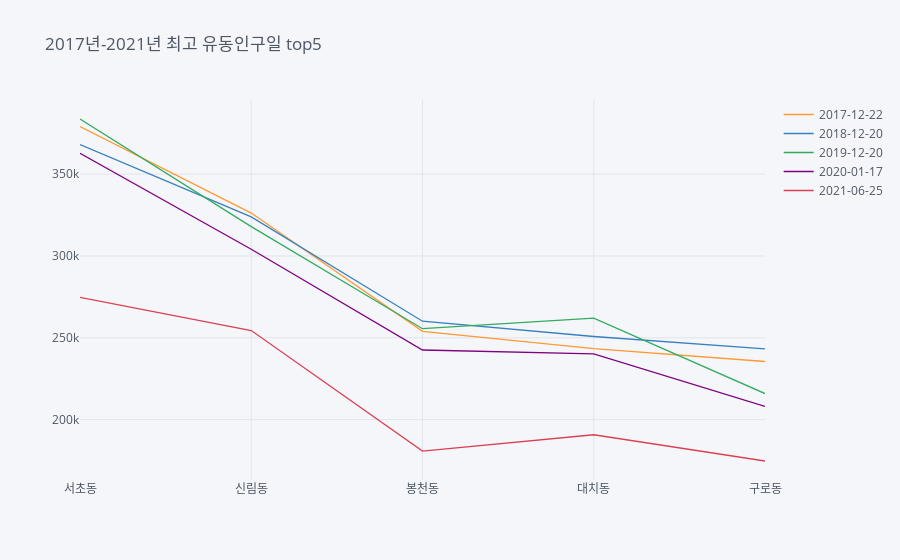

This figure's notebook cell:
### Code cell
cf.go_offline(connected=True)
data.iplot(kind='line', title='2017년-2021년 최고 유동인구일 top5', x='동')

### Figure 1 — Plotly figure (JSON) as saved in the notebook; plotly's stock layout.template omitted (floating-point values rounded to 4 significant figures)
{"data": [{"line": {"color": "rgba(255, 153, 51, 1.0)", "dash": "solid", "shape": "linear", "width": 1.3}, "mode": "lines", "name": "2017-12-22", "text": "", "type": "scatter", "x": ["서초동", "신림동", "봉천동", "대치동", "구로동"], "y": [379027, 326193, 253986, 243402, 235537]}, {"line": {"color": "rgba(55, 128, 191, 1.0)", "dash": "solid", "shape": "linear", "width": 1.3}, "mode": "lines", "name": "2018-12-20", "text": "", "type": "scatter", "x": ["서초동", "신림동", "봉천동", "대치동", "구로동"], "y": [368072, 323852, 260154, 250789, 243279]}, {"line": {"color": "rgba(50, 171, 96, 1.0)", "dash": "solid", "shape": "linear", "width": 1.3}, "mode": "lines", "name": "2019-12-20", "text": "", "type": "scatter", "x": ["서초동", "신림동", "봉천동", "대치동", "구로동"], "y": [383664, 317929, 255564, 261975, 215962]}, {"line": {"color": "rgba(128, 0, 128, 1.0)", "dash": "solid", "shape": "linear", "width": 1.3}, "mode": "lines", "name": "2020-01-17", "text": "", "type": "scatter", "x": ["서초동", "신림동", "봉천동", "대치동", "구로동"], "y": [362717, 304086, 242550, 240177, 208074]}, {"line": {"color": "rgba(219, 64, 82, 1.0)", "dash": "solid", "shape": "linear", "width": 1.3}, "mode": "lines", "name": "2021-06-25", "text": "", "type": "scatter", "x": ["서초동", "신림동", "봉천동", "대치동", "구로동"], "y": [274703, 254417, 180811, 190785, 174750]}], "layout": {"autosize": true, "legend": {"bgcolor": "#F5F6F9", "font": {"color": "#4D5663"}}, "paper_bgcolor": "#F5F6F9", "plot_bgcolor": "#F5F6F9", "title": {"font": {"color": "#4D5663"}, "text": "2017년-2021년 최고 유동인구일 top5"}, "xaxis": {"autorange": true, "gridcolor": "#E1E5ED", "range": [0, 4], "showgrid": true, "tickfont": {"color": "#4D5663"}, "title": {"font": {"color": "#4D5663"}, "text": ""}, "type": "category", "zerolinecolor": "#E1E5ED"}, "yaxis": {"autorange": true, "gridcolor": "#E1E5ED", "range": [163100.0, 395300.0], "showgrid": true, "tickfont": {"color": "#4D5663"}, "title": {"font": {"color": "#4D5663"}, "text": ""}, "type": "linear", "zerolinecolor": "#E1E5ED"}}}
